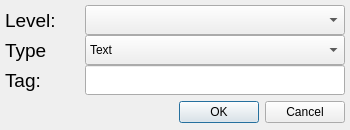
<?xml version="1.0" encoding="UTF-8"?>
<ui version="4.0">
 <class>Dialog</class>
 <widget class="QDialog" name="Dialog">
  <property name="geometry">
   <rect>
    <x>0</x>
    <y>0</y>
    <width>350</width>
    <height>130</height>
   </rect>
  </property>
  <property name="minimumSize">
   <size>
    <width>350</width>
    <height>130</height>
   </size>
  </property>
  <property name="maximumSize">
   <size>
    <width>350</width>
    <height>130</height>
   </size>
  </property>
  <property name="windowTitle">
   <string>Data Node</string>
  </property>
  <widget class="QLabel" name="label_1">
   <property name="geometry">
    <rect>
     <x>5</x>
     <y>5</y>
     <width>75</width>
     <height>30</height>
    </rect>
   </property>
   <property name="font">
    <font>
     <pointsize>14</pointsize>
    </font>
   </property>
   <property name="text">
    <string>Level:</string>
   </property>
  </widget>
  <widget class="QLabel" name="label_2">
   <property name="geometry">
    <rect>
     <x>5</x>
     <y>35</y>
     <width>75</width>
     <height>30</height>
    </rect>
   </property>
   <property name="font">
    <font>
     <pointsize>14</pointsize>
    </font>
   </property>
   <property name="text">
    <string>Type</string>
   </property>
  </widget>
  <widget class="QLabel" name="label_3">
   <property name="geometry">
    <rect>
     <x>5</x>
     <y>65</y>
     <width>75</width>
     <height>30</height>
    </rect>
   </property>
   <property name="font">
    <font>
     <pointsize>14</pointsize>
    </font>
   </property>
   <property name="text">
    <string>Tag:</string>
   </property>
  </widget>
  <widget class="QComboBox" name="levelCB">
   <property name="geometry">
    <rect>
     <x>85</x>
     <y>5</y>
     <width>260</width>
     <height>30</height>
    </rect>
   </property>
  </widget>
  <widget class="QComboBox" name="typeCB">
   <property name="geometry">
    <rect>
     <x>85</x>
     <y>35</y>
     <width>260</width>
     <height>30</height>
    </rect>
   </property>
   <item>
    <property name="text">
     <string>Text</string>
    </property>
   </item>
   <item>
    <property name="text">
     <string>Media</string>
    </property>
   </item>
   <item>
    <property name="text">
     <string>Table</string>
    </property>
   </item>
  </widget>
  <widget class="QLineEdit" name="valueLE">
   <property name="geometry">
    <rect>
     <x>85</x>
     <y>65</y>
     <width>260</width>
     <height>30</height>
    </rect>
   </property>
  </widget>
  <widget class="QDialogButtonBox" name="buttonBox">
   <property name="geometry">
    <rect>
     <x>179</x>
     <y>100</y>
     <width>166</width>
     <height>25</height>
    </rect>
   </property>
   <property name="standardButtons">
    <set>QDialogButtonBox::Cancel|QDialogButtonBox::Ok</set>
   </property>
  </widget>
 </widget>
 <resources/>
 <connections/>
</ui>
